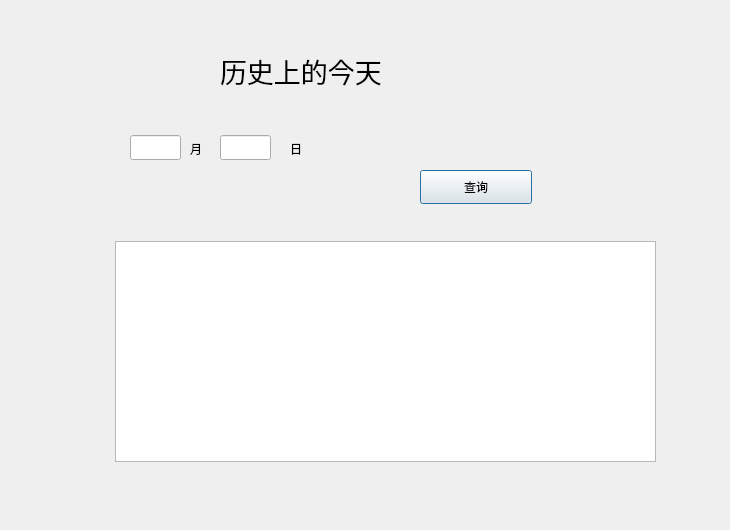
<?xml version="1.0" encoding="UTF-8"?>
<ui version="4.0">
 <class>Dialog</class>
 <widget class="QDialog" name="Dialog">
  <property name="geometry">
   <rect>
    <x>0</x>
    <y>0</y>
    <width>730</width>
    <height>530</height>
   </rect>
  </property>
  <property name="windowTitle">
   <string>today's events</string>
  </property>
  <widget class="QLabel" name="label">
   <property name="geometry">
    <rect>
     <x>220</x>
     <y>30</y>
     <width>251</width>
     <height>81</height>
    </rect>
   </property>
   <property name="font">
    <font>
     <pointsize>20</pointsize>
    </font>
   </property>
   <property name="lineWidth">
    <number>1</number>
   </property>
   <property name="midLineWidth">
    <number>0</number>
   </property>
   <property name="text">
    <string>历史上的今天</string>
   </property>
  </widget>
  <widget class="QPushButton" name="pushButton">
   <property name="geometry">
    <rect>
     <x>420</x>
     <y>170</y>
     <width>112</width>
     <height>34</height>
    </rect>
   </property>
   <property name="text">
    <string>查询</string>
   </property>
  </widget>
  <widget class="QLabel" name="label_2">
   <property name="geometry">
    <rect>
     <x>190</x>
     <y>140</y>
     <width>21</width>
     <height>18</height>
    </rect>
   </property>
   <property name="text">
    <string>月</string>
   </property>
  </widget>
  <widget class="QLabel" name="label_3">
   <property name="geometry">
    <rect>
     <x>290</x>
     <y>140</y>
     <width>16</width>
     <height>18</height>
    </rect>
   </property>
   <property name="text">
    <string>日</string>
   </property>
  </widget>
  <widget class="QTextBrowser" name="textBrowser">
   <property name="geometry">
    <rect>
     <x>115</x>
     <y>241</y>
     <width>541</width>
     <height>221</height>
    </rect>
   </property>
  </widget>
  <widget class="QLineEdit" name="lineEdit">
   <property name="geometry">
    <rect>
     <x>130</x>
     <y>135</y>
     <width>51</width>
     <height>25</height>
    </rect>
   </property>
  </widget>
  <widget class="QLineEdit" name="lineEdit_2">
   <property name="geometry">
    <rect>
     <x>220</x>
     <y>135</y>
     <width>51</width>
     <height>25</height>
    </rect>
   </property>
  </widget>
 </widget>
 <resources/>
 <connections/>
</ui>
